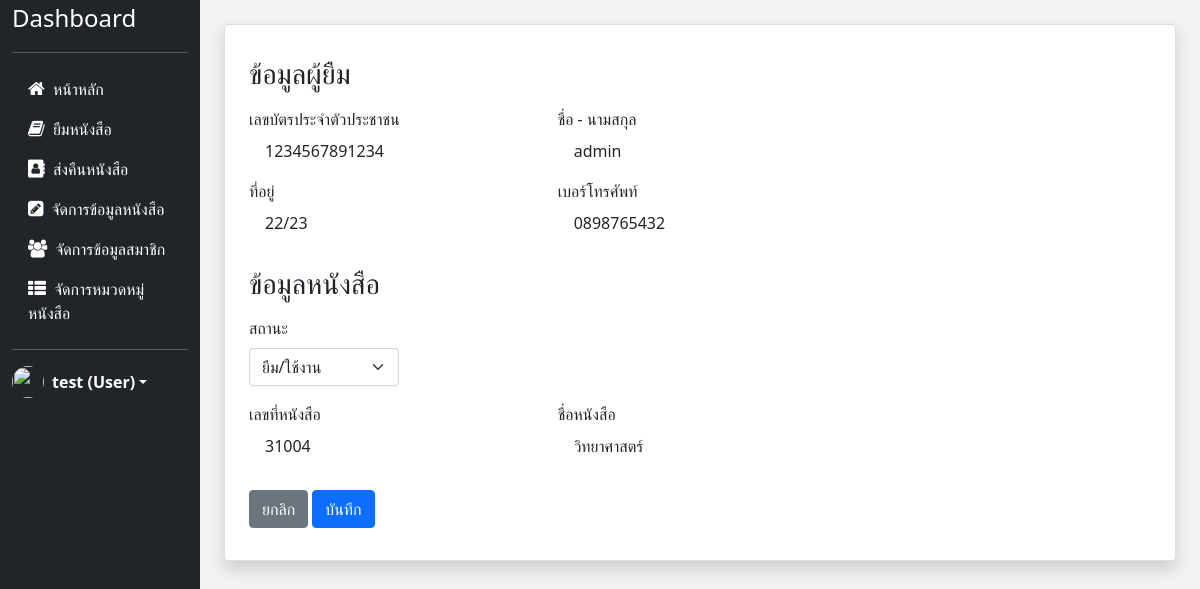
/returns/returnBooks.php?id=2 (signed in), run on an earlier commit of the app's database.
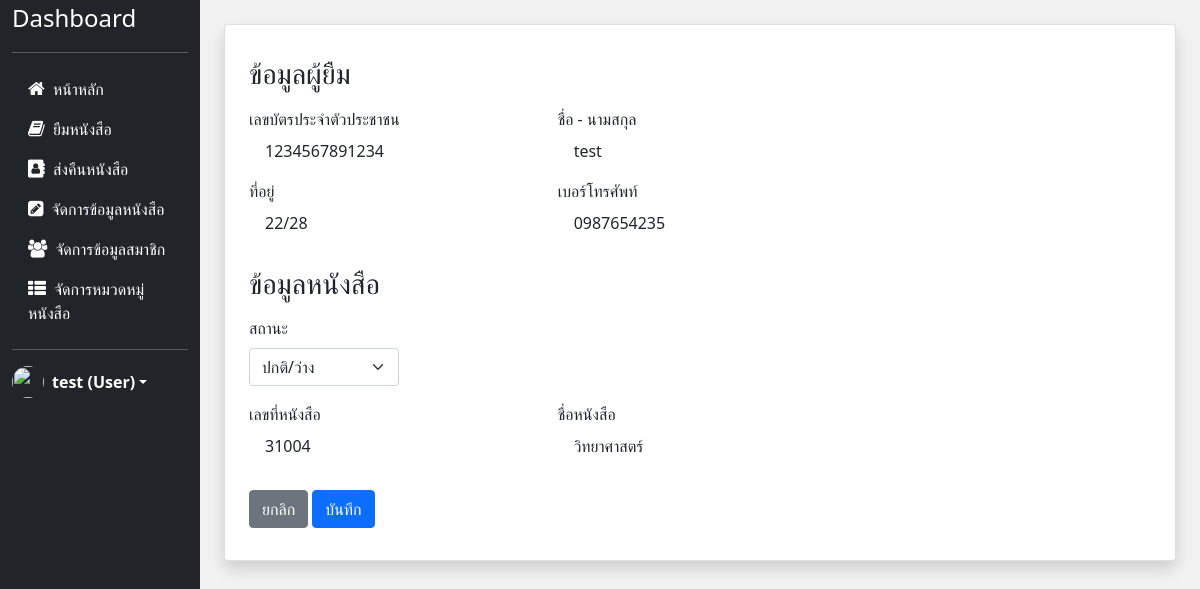
And on a later commit of the database.
### tables this page shows
CREATE TABLE `booking` (
  `id` int(11) NOT NULL,
  `book_id` varchar(20) NOT NULL,
  `c_id` int(11) NOT NULL,
  `start_date` timestamp NOT NULL DEFAULT current_timestamp(),
  `end_date` timestamp NOT NULL DEFAULT current_timestamp(),
  `price` int(11) NOT NULL,
  `m_id` int(11) NOT NULL,
  `status` int(10) NOT NULL
);

CREATE TABLE `member` (
  `m_id` int(11) NOT NULL,
  `m_card_id` varchar(13) NOT NULL,
  `m_name` varchar(60) NOT NULL,
  `username` varchar(30) NOT NULL,
  `password` varchar(30) NOT NULL,
  `address` mediumtext NOT NULL,
  `phone` varchar(10) NOT NULL,
  `status` int(11) NOT NULL DEFAULT 0
);

CREATE TABLE `book` (
  `b_id` int(11) NOT NULL,
  `b_name` varchar(50) NOT NULL,
  `c_id` int(11) NOT NULL,
  `status` varchar(11) NOT NULL DEFAULT 'ปกติ/ว่าง',
  `price` int(11) NOT NULL,
  `book_id` varchar(20) NOT NULL
);

### returns/returnBooks.php (the view, shortened to what this page needs)
<?php
include("../config/connect.php");
$id = $_GET['id'];
?>
<!doctype html>
<html lang="en">
<head>
    <?php
    include("../layout/header.php");
    ?>
</head>
<body>
    <div class="container-fluid" style="background-color: #f2f2f2;">
        <div class="row">
            <?php
            include("../layout/sidebar.php");
            $strSQL = "
            SELECT booking.m_id,booking.book_id,booking.id,member.m_card_id,member.m_name,member.address,member.phone,
                    book.status AS b_status,book.price,book.b_name
            FROM booking LEFT JOIN member ON booking.m_id = member.m_id
                        LEFT JOIN book ON booking.book_id = book.book_id
            WHERE id = $id;
            ";
            $result = mysqli_query($conn, $strSQL);
            if ($row = mysqli_fetch_array($result)) {
            ?>
                <div class="col-md-10 px-4 my-4">
                    <div class="card shadow p-2">
                        <div class="card-body py-4">
                            <h3 class="mb-3">ข้อมูลผู้ยืม</h3>
                            <div class="row">
                                <div class="col-md-4 mb-3">
                                    <label class="form-label">เลขบัตรประจำตัวประชาชน</label>
                                    <p class="mb-0 ms-3"><?php echo $row['m_card_id'] ?></p>
                                </div>
                                <div class="col-md-4 mb-3">
                                    <label class="form-label">ชื่อ - นามสกุล</label>
                                    <p class="mb-0 ms-3"><?php echo $row['m_name'] ?></p>
                                </div>
                            </div>
                            <div class="row mb-3">
                                <div class="col-md-4 mb-3">
                                    <label class="form-label">ที่อยู่</label>
                                    <p class="mb-0 ms-3"><?php echo $row['address'] ?></p>
                                </div>
                                <div class="col-md-4 mb-3">
                                    <label class="form-label">เบอร์โทรศัพท์</label>
                                    <p class="mb-0 ms-3"><?php echo $row['phone'] ?></p>
                                </div>
                            </div>
                            <h3 class="mb-3">ข้อมูลหนังสือ</h3>
                            <form action="./DB_returnBook.php" method="POST">
                                <div class="col-md-2 mb-3">
                                    <label class="form-label">สถานะ</label>
                                    <select class="form-select" name="status">
                                        <option value="<?php echo $row['b_status'] ?>" selected><?php echo $row['b_status'] ?></option>
                                    </select>
                                </div>
                                <div class="row mb-3">
                                    <div class="col-md-4 mb-3">
                                        <label class="form-label">เลขที่หนังสือ</label>
                                        <p class="mb-0 ms-3"><?php echo $row['book_id'] ?></p>
                                    </div>
                                    <div class="col-md-4 mb-3">
                                        <label class="form-label">ชื่อหนังสือ</label>
                                        <p class="mb-0 ms-3"><?php echo $row['b_name'] ?></p>
                                    </div>
                                </div>
                                <div class="row">
                                    <div class="col-md-3">
                                        <a href="./returnsList.php" class="btn btn-secondary">ยกลิก</a>
                                        <button type="submit" name="save" class="btn btn-primary">บันทึก</button>
                                    </div>
                                </div>
                            </form>
                        </div>
                    </div>
                </div>
            <?php } ?>
        </div>
    </div>
</body>
</html>

What changed in the data, as far as the page shows it:
changed booking "วิทยาศาสตร์": m.m_name "admin" → "test"; m.address "22/23" → "22/28"; m.phone "0898765432" → "0987654235"; status "ยืม/ใช้งาน" → "ปกติ/ว่าง"
